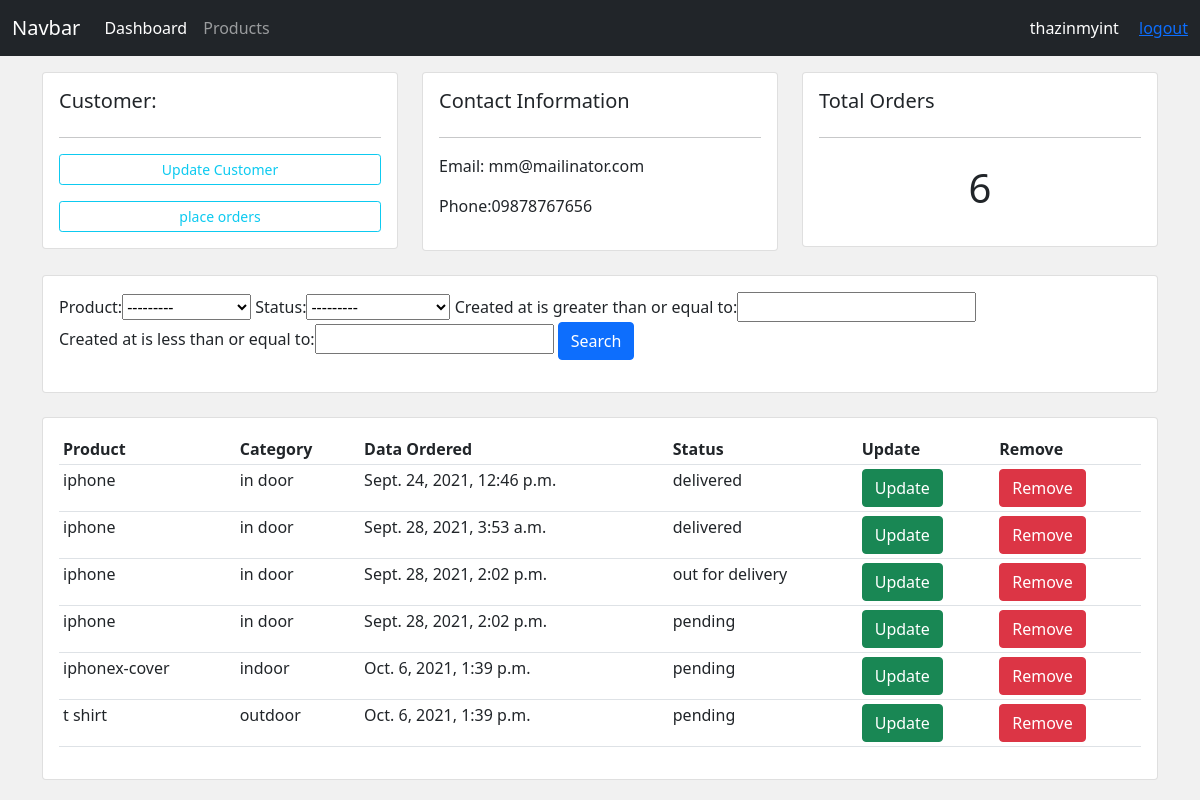
The app's page /customers/1 (signed in) with its own data.
### accounts/models.py (models this page shows, shortened)
class Customer(models.Model):
    name=models.CharField(max_length=200,null=True)
    email=models.CharField(max_length=200,null=True)
    phone=models.CharField(max_length=200,null=True)
    created_at=models.DateTimeField(auto_now_add=True)

class Order(models.Model):
    status=(
        ('pending','Pending'),
        ('out for delivery','Out For Delivery'),
        ('delivered','Delivered')
    )
    customer=models.ForeignKey(Customer,null=True,on_delete=models.SET_NULL)
    product=models.ForeignKey(Product,null=True,on_delete=models.SET_NULL)
    created_at=models.DateTimeField(auto_now_add=True)
    status=models.CharField(max_length=200,null=True,choices=status)

class Product(models.Model):
    category=(
        ('indoor','In Door'),
        ('outdoor','Out Door')
    )
    name=models.CharField(max_length=200,null=True)
    price=models.FloatField(null=True)
    category=models.CharField(max_length=200,null=True,choices=category)
    description=models.CharField(max_length=200,null=True,blank=True)
    created_at=models.DateTimeField(auto_now_add=True)
    tags=models.ManyToManyField(Tag)
    def __str__(self):
        return self.name

### accounts/decorators.py (the view)
        def wrapper(request,*args, **kwargs):
            if request.user.groups.first().name in roles:
                return view_fun(request,*args, **kwargs) #orderCreate
            else:
                return HttpResponse('you are not authorized');

### accounts/views.py (called while the page is built)
@login_required(login_url='/login')
@allowed_roles(roles=['admin'])
def customers(request,id):
    customer=Customer.objects.get(id=id)
    orders=customer.order_set.all()
    order_count=orders.count()
    filterObj=OrderFilter(request.GET,queryset=orders)
    orders=filterObj.qs
    return render(request,'accounts/customers.html',{
        'customer':customer,
        'orders':orders,
        'order_count':order_count,
        'filterObj':filterObj
    })

### accounts/templates/accounts/customers.html
{% extends 'accounts/master.html' %}
{% block content %}
<div class="row">
    <div class="col-md">
        <div class="card card-body">
            <h5>Customer:</h5>
            <hr>
            <a class="btn btn-outline-info btn-sm btn-block" href="">Update
            Customer</a>
            <a class="btn btn-outline-info mt-3 btn-sm btn-block" href="{% url 'order.create' customer.id %}">
            place orders</a>
        </div>
    </div>
    <div class="col-md">
        <div class="card card-body">
            <h5>Contact Information</h5>
            <hr>
            <p>Email: {{customer.email}}</p>
            <p>Phone:{{customer.phone}}</p>
        </div>
    </div>
    <div class="col-md">
        <div class="card card-body">
            <h5>Total Orders</h5>
            <hr>
            <h1 style="text-align: center; padding: 10px">{{order_count}}</h1>
        </div>
    </div>
</div>
<br>
<div class="row">
    <div class="col">
        <div class="card card-body">
            <form method="get">
                {{filterObj.form}}
                <button class="btn btn-primary" type="submit">Search
                </button>
            </form>
        </div>
    </div>
</div>
<br>
<div class="row">
    <div class="col-md">
        <div class="card card-body">
            <table class="table table-sm">
                <tr>
                    <th>Product</th>
                    <th>Category</th>
                    <th>Data Ordered</th>
                    <th>Status</th>
                    <th>Update</th>
                    <th>Remove</th>
                </tr>
                {% for order in orders %}
                    <tr>
                        <td>{{order.product.name}}</td>
                        <td>{{order.product.category}}</td>
                        <td>{{order.created_at}}</td>
                        <td>{{order.status}}</td>
                        <td><a href="{% url 'order.update' order.id %}" class="btn btn-success">Update</a></td>
                        <td><a href="{% url 'order.delete' order.id %}" class="btn btn-danger">Remove</a></td>
                    </tr>
                {% endfor %}
            </table>
        </div>
    </div>
</div>
{% endblock content %}

### accounts/templates/accounts/components/navbar.html (shortened to what this page needs)
<nav class="navbar navbar-expand-lg navbar-dark bg-dark">
    <div class="container-fluid">
        <a class="navbar-brand" href="#">Navbar</a>
        <div class="collapse navbar-collapse" id="navbarNav">
        {% if request.user.is_authenticated %}
        <ul class="navbar-nav">
            <li class="nav-item">
            <a class="nav-link active" aria-current="page" href="{% url 'dashboard' %}">Dashboard</a>
            </li>
            <li class="nav-item">
            <a class="nav-link" href="{% url 'products' %}">Products</a>
            </li>
        </ul>
        {% endif %}
        </div>
        {% if request.user.is_authenticated %}
        <div class="text-white">
            <span class="me-3">{{ request.user.username }}</span>
            <a href="{% url 'logout' %}">logout</a>
        </div>
        {% else %}
        <div class="text-white">
            <a href="{% url 'login' %}" class="me-3">login</a>
            <a href="{% url 'register' %}">register</a>
        </div>
        {% endif %}
    </div>
</nav>

### accounts/static/accounts/css/style.css (style rules this page uses)
body { background-color: #f1f1f1; }

### records on screen
Customer: email "mm@mailinator.com", phone "09878767656"
Order: product.name "iphone", product.category "in door", created_at "Sept. 24, 2021, 12:46 p.m.", status "delivered"
Order: product.name "iphone", product.category "in door", created_at "Sept. 28, 2021, 3:53 a.m.", status "delivered"
Order: product.name "iphone", product.category "in door", created_at "Sept. 28, 2021, 2:02 p.m.", status "out for delivery"
Order: product.name "iphone", product.category "in door", created_at "Sept. 28, 2021, 2:02 p.m.", status "pending"
Order: product.name "iphonex-cover", product.category "indoor", created_at "Oct. 6, 2021, 1:39 p.m.", status "pending"
Order: product.name "t shirt", product.category "outdoor", created_at "Oct. 6, 2021, 1:39 p.m.", status "pending"

### other values on screen
{{ request.user.username }} "thazinmyint"
{{ order_count }} "6"
